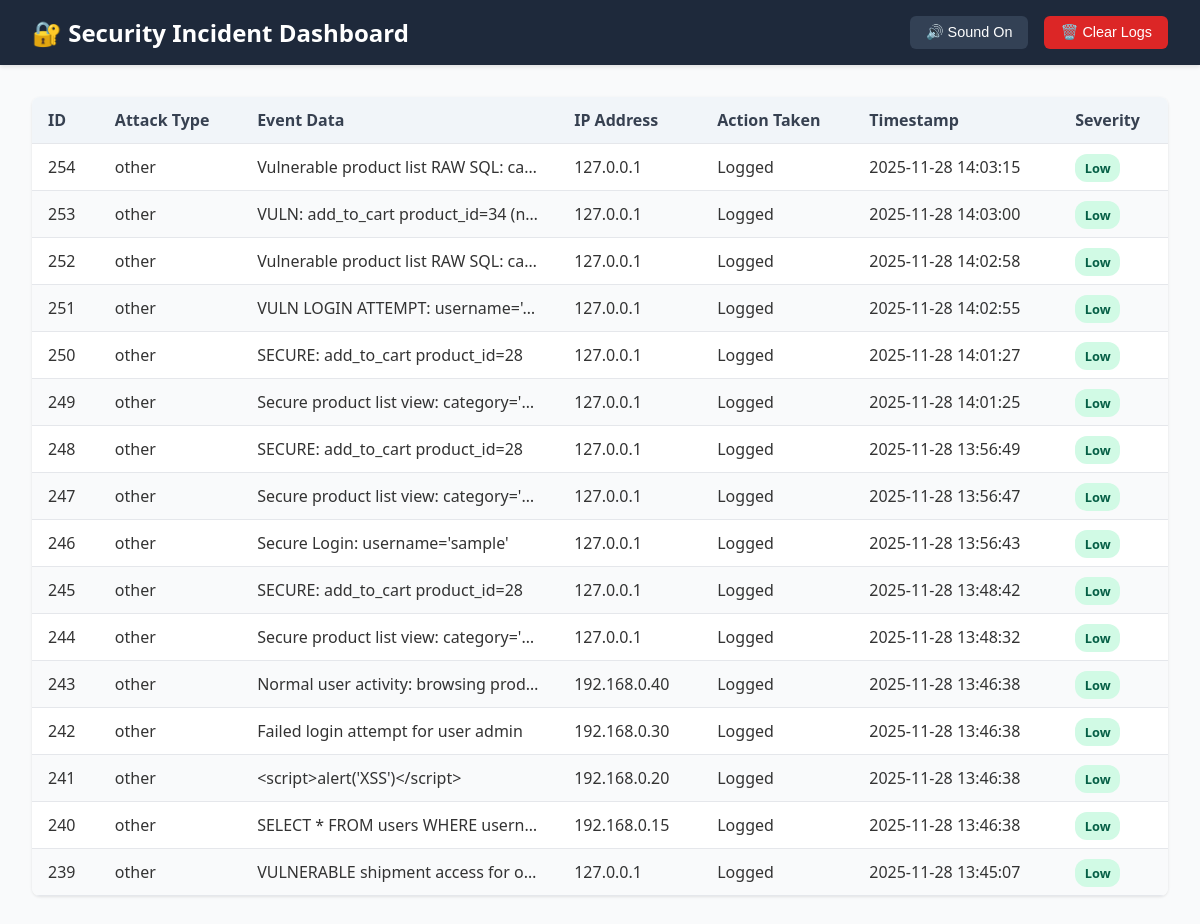
Before: /dashboard/ with the older database file.
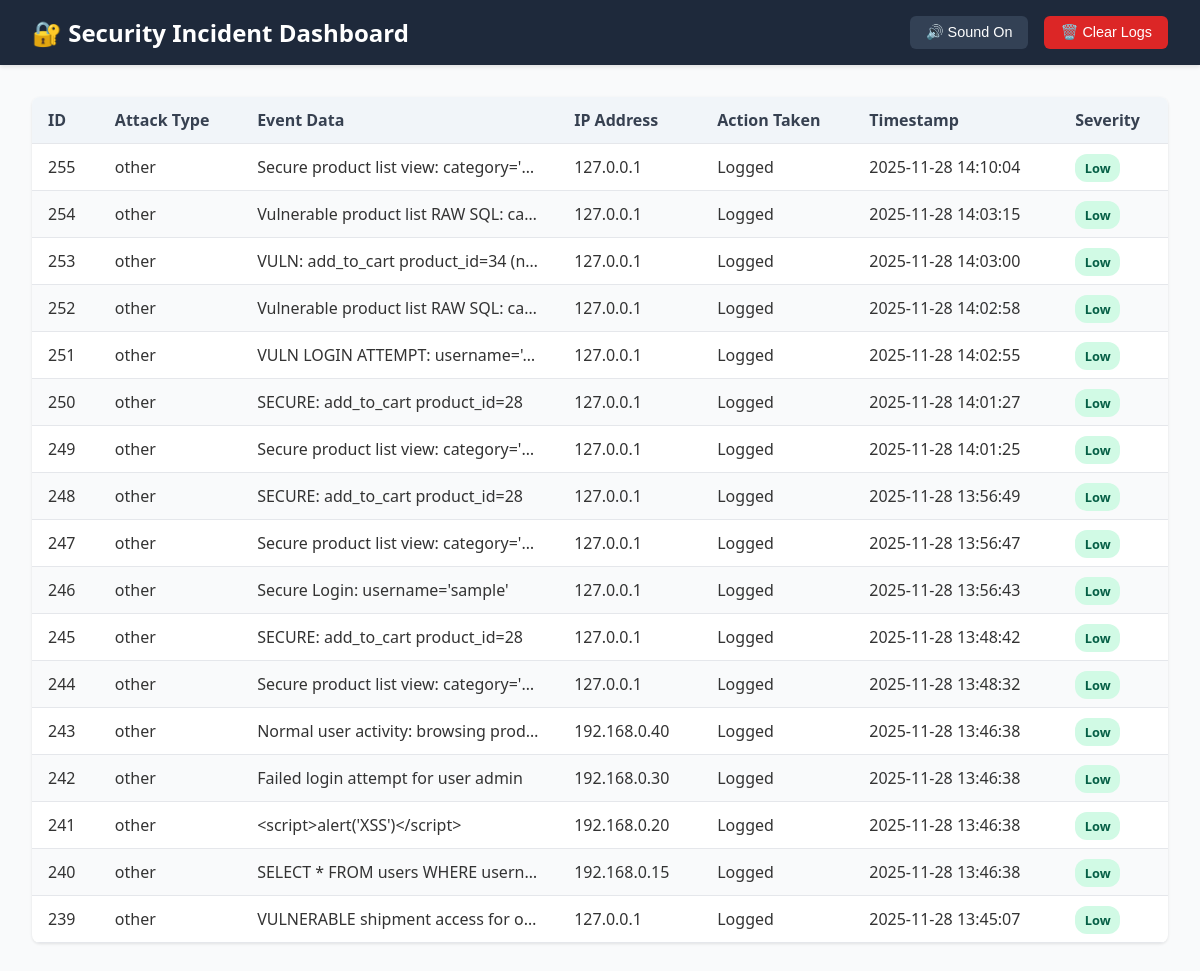
After: the same page with the newer database file.
### monitoring/models.py (models this page shows, shortened)
class Incident(models.Model):
    ATTACK_TYPES = [
        ("suricata_alert", "Suricata Alert"),
        ("snort_alert", "Snort Alert"),
        ("sql_injection", "SQL Injection"),
        ("xss", "Cross-Site Scripting"),
        ("bruteforce", "Brute Force"),
        ("command_injection", "Command Injection"),
        ("other", "Other"),
    ]
    SEVERITY_LEVELS = [
        ("Low", "Low"),
        ("Medium", "Medium"),
        ("High", "High"),
        ("Critical", "Critical"),
    ]
    SEVERITY_MAP = {
        "sql_injection": "High",
        "command_injection": "High",
        "suricata_alert": "High",
        "snort_alert": "High",
        "xss": "Medium",
        "bruteforce": "Medium",
        "other": "Low",
    }
    attack_type = models.CharField(max_length=50, choices=ATTACK_TYPES, default="other")
    event_data = models.TextField()
    ip_address = models.GenericIPAddressField(null=True, blank=True)
    action_taken = models.CharField(max_length=255, default="Logged")
    severity = models.CharField(max_length=10, choices=SEVERITY_LEVELS, default="Low")
    timestamp = models.DateTimeField(auto_now_add=True)

### monitoring/views.py (the view)
# urls.py: path('dashboard/', views.dashboard, name='dashboard'),
def dashboard(request):
    incidents = Incident.objects.order_by("-timestamp")[:50]
    return render(request, "dashboard.html", {"incidents": incidents})

### monitoring/templates/dashboard.html (shortened to what this page needs)
{% load static %}
<!DOCTYPE html>
<html lang="en">
<head>
  <link rel="stylesheet" href="{% static 'css/dashboard.css' %}">
</head>
<body>
  <header class="dashboard-header">
    <h1>🔐 Security Incident Dashboard</h1>
    <div class="header-actions">
      <button id="mute-btn" class="mute-btn">🔊 Sound On</button>
      <form method="POST" action="{% url 'clear_logs' %}" class="clear-logs-form">
        <button type="submit" class="clear-btn" onclick="return confirm('Are you sure you want to clear all logs?');">
          🗑️ Clear Logs
        </button>
      </form>
    </div>
  </header>
  <section class="table-section">
    <table class="incident-table">
      <thead>
        <tr>
          <th>ID</th>
          <th>Attack Type</th>
          <th>Event Data</th>
          <th>IP Address</th>
          <th>Action Taken</th>
          <th>Timestamp</th>
          <th>Severity</th>
        </tr>
      </thead>
      <tbody>
        {% for incident in incidents %}
        <tr data-id="{{ incident.id }}">
          <td>{{ incident.id }}</td>
          <td>{{ incident.attack_type }}</td>
          <td class="event-data">{{ incident.event_data }}</td>
          <td>{{ incident.ip_address }}</td>
          <td>{{ incident.action_taken }}</td>
          <td>{{ incident.timestamp|date:"Y-m-d H:i:s" }}</td>
          <td>
            <span class="badge severity-{{ incident.severity|lower }}">
              {{ incident.severity }}
            </span>
          </td>
        </tr>
        {% empty %}
        <tr>
          <td colspan="7" class="empty-state">✅ No incidents detected. System is secure.</td>
        </tr>
        {% endfor %}
      </tbody>
    </table>
  </section>
</body>
</html>

Changed rows visible on the page:
added Incident: id "255", attack_type "other", event_data "Secure product list view: category='…", ip_address "127.0.0.1", action_taken "Logged", timestamp "2025-11-28 14:10:04", severity "Low"
